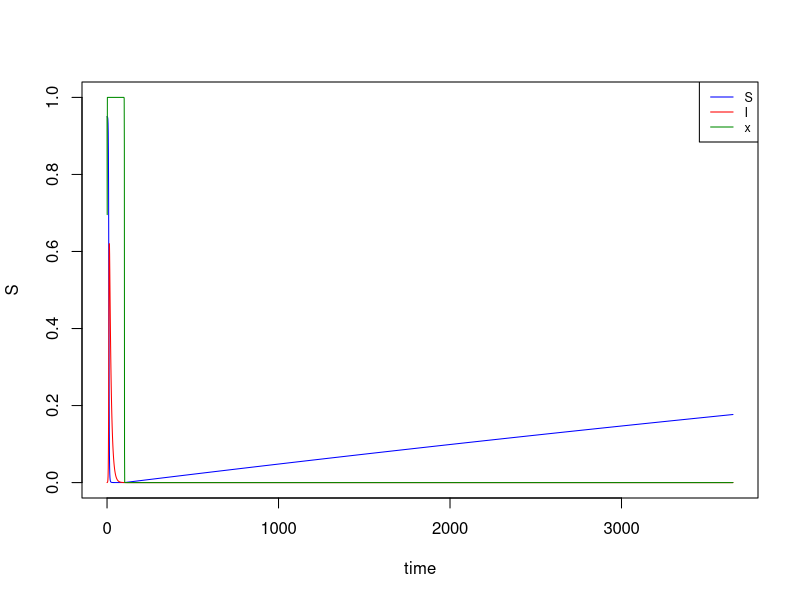
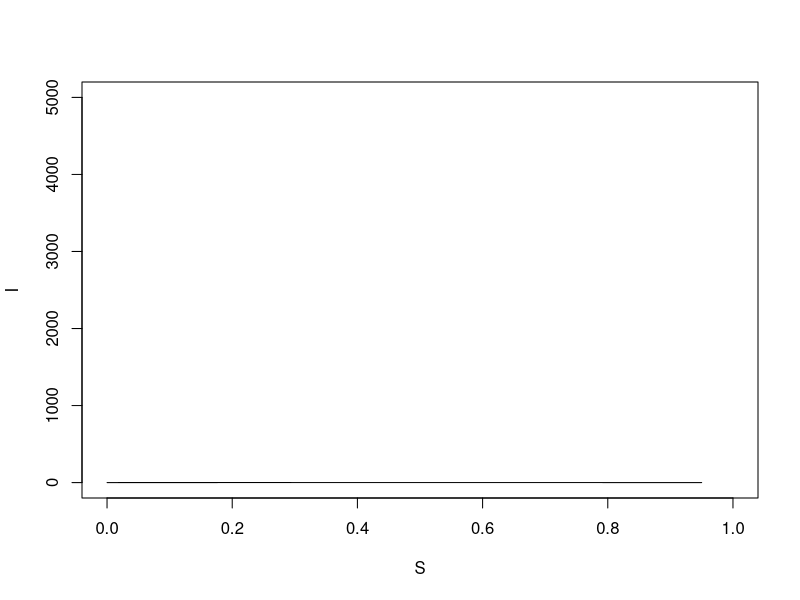

Write the R code that produced these figures, in order.
library(deSolve)

## Parameters
gam <- 1/10  # recovery rate
N <- 1  # population size
r0 <- 10     # basic reproduction number
mu <- 1/(50*365)  # death rate
bet <- r0*(gam+mu)
k <- 10 # imitation rate
w <-5000


## Initial conditions
state <- c(S=N-0.05, I=0.0001, x=0.95)  # Initial proportions

## Function defining the differential equations
vaccination_game <- function(t, state, parameters) {
  with(as.list(c(state, parameters)), {
    dS <- mu*(1-x) - bet*S*I - mu*S
    dI <- bet*S*I - gam*I - mu*I
    dx <- k*x*(1-x)*(-1 + w*I)
    return(list(c(dS, dI, dx)))
  })
}

## Parameters list
parameters <- list(gam = gam, bet = bet, mu = mu, w=w)

## Time points for solving the equations
times <- seq(0, 365*10, by = 1)

## Solve the differential equations
out <- as.data.frame(ode(y = state, times = times, func = vaccination_game, parms = parameters))

## Plotting
library(ggplot2)
plot(S ~ time, out, type = "l", col = "blue", ylim = c(0, N))
lines(I ~ time, out, col = "red")
lines(x ~ time, out, col = "green4")
legend("topright", c("S", "I", "x"), lwd = 1, col = c("blue", "red", "green4"), cex = 0.75)

  plot(I ~ S, out, type = "l", xlim = c(0, N), ylim = c(0, 5000))
